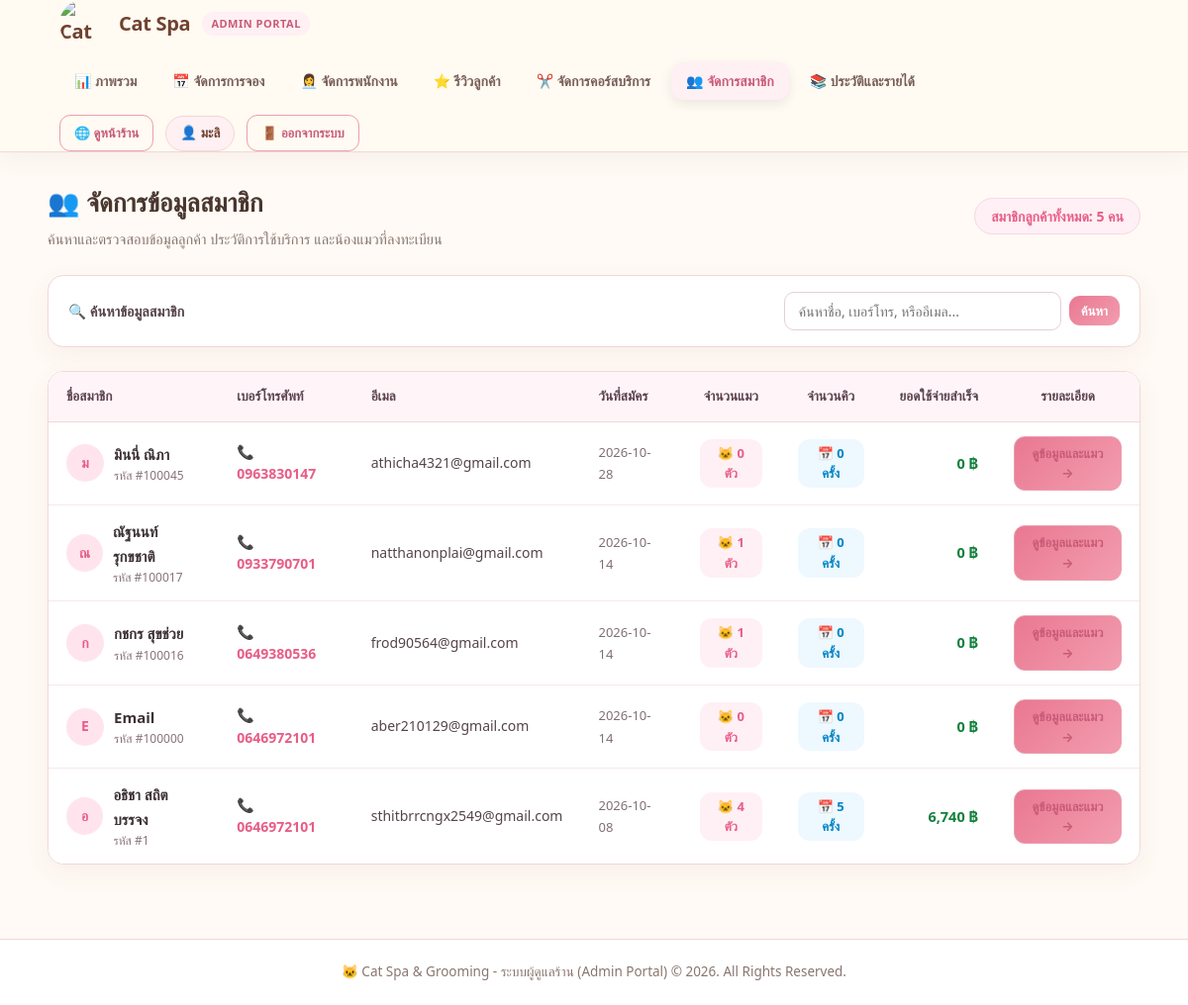
The page /admin/members (signed in) on the database its author committed.
### tables this page shows
CREATE TABLE users (

            user_id INTEGER PRIMARY KEY AUTOINCREMENT,

            name TEXT NOT NULL,

            email TEXT NOT NULL UNIQUE,

            phone TEXT NOT NULL,

            password TEXT NOT NULL,

            role TEXT DEFAULT 'customer',

            created_at TIMESTAMP DEFAULT CURRENT_TIMESTAMP

        , terms_accepted_at TEXT, terms_version TEXT, privacy_acknowledged_at TEXT, privacy_version TEXT);

### app.py (the view)
@app.route("/admin/members")
@admin_required
def admin_members():
    keyword = request.args.get("q", "").strip()
    connection = get_db_connection()
    members = connection.execute("""
        SELECT
            u.user_id,
            u.name,
            u.email,
            u.phone,
            u.created_at,
            COUNT(DISTINCT c.cat_id) AS cat_count,
            COUNT(DISTINCT b.booking_id) AS booking_count,
            COALESCE(SUM(CASE WHEN b.status = 'เสร็จสิ้น' THEN b.price ELSE 0 END), 0) AS total_spent
        FROM users u
        LEFT JOIN cats c ON c.user_id = u.user_id
        LEFT JOIN bookings b ON b.user_id = u.user_id
        WHERE u.role = 'customer'
          AND (
              u.name LIKE ?
              OR u.email LIKE ?
              OR u.phone LIKE ?
          )
        GROUP BY u.user_id, u.name, u.email, u.phone, u.created_at
        ORDER BY u.user_id DESC

    """, (f"%{keyword}%", f"%{keyword}%", f"%{keyword}%")).fetchall()
    connection.close()
    return render_template("admin_members.html", members=members, keyword=keyword)

### app.py (called while the page is built, shortened)
def admin_required(view_function):
    @wraps(view_function)
    def wrapper(*args, **kwargs):
        if "user_id" not in session:
            return redirect(url_for("login"))
        if session.get("role") != "admin":
            flash("คุณไม่มีสิทธิ์เข้าถึงหน้านี้", "error")
            return redirect(url_for("dashboard"))
        return view_function(*args, **kwargs)
    return wrapper

@app.context_processor
def inject_notifications():
    return {
        "customer_notifications": [],
        "unread_notifications_count": 0,
        "urgent_notifications": [],
        "urgent_notifications_count": 0,
        "review_notifications": []
    }

### database.py (called while the page is built)
def get_db_connection():
    connection = sqlite3.connect(DATABASE)
    connection.row_factory = sqlite3.Row
    return connection

### templates/admin_members.html (shortened to what this page needs)
{% extends "admin_base.html" %}
{% block content %}
<div class="admin-page-header">
    <div class="page-title">
        <h1>👥 จัดการข้อมูลสมาชิก</h1>
        <p>ค้นหาและตรวจสอบข้อมูลลูกค้า ประวัติการใช้บริการ และน้องแมวที่ลงทะเบียน</p>
    </div>
    <div class="header-actions">
        <span style="font-size: 14px; font-weight: 700; color: #e85d87; background: #fff0f5; padding: 8px 16px; border-radius: 20px; border: 1px solid #f9d8e4;">
            สมาชิกลูกค้าทั้งหมด: {{ members|length }} คน
        </span>
    </div>
</div>
<div class="admin-filter-bar">
    <div style="font-weight: 700; font-size: 14.5px; color: #55444b;">
        🔍 ค้นหาข้อมูลสมาชิก
    </div>
    <form method="GET" action="{{ url_for('admin_members') }}" class="filter-search-form">
        <input type="text" name="q" value="{{ keyword }}" placeholder="ค้นหาชื่อ, เบอร์โทร, หรืออีเมล..." class="admin-input" style="width: 280px;">
        <button type="submit" class="admin-btn admin-btn-primary admin-btn-sm">
            ค้นหา
        </button>
    </form>
</div>
{% if members %}
    <div class="admin-card" style="padding: 0; overflow: hidden;">
        <div class="table-responsive" style="border: none; border-radius: 0;">
            <table class="admin-table">
                <thead>
                    <tr>
                        <th>ชื่อสมาชิก</th>
                        <th>เบอร์โทรศัพท์</th>
                        <th>อีเมล</th>
                        <th>วันที่สมัคร</th>
                        <th style="text-align: center;">จำนวนแมว</th>
                        <th style="text-align: center;">จำนวนคิว</th>
                        <th style="text-align: right;">ยอดใช้จ่ายสำเร็จ</th>
                        <th style="text-align: center;">รายละเอียด</th>
                    </tr>
                </thead>
                <tbody>
                    {% for m in members %}
                    <tr>
                        <td>
                            <div style="display: flex; align-items: center; gap: 10px;">
                                <div style="width: 38px; height: 38px; border-radius: 50%; background: #ffe4ee; color: #e85d87; display: flex; align-items: center; justify-content: center; font-weight: 700;">
                                    {{ m['name'][:1] }}
                                </div>
                                <div>
                                    <strong style="color: #3d3136; font-size: 15px;">{{ m['name'] }}</strong>
                                    <div style="font-size: 12px; color: #88727d;">รหัส #{{ m['user_id'] }}</div>
                                </div>
                            </div>
                        </td>
                        <td>
                            {% if m['phone'] %}
                                <a href="tel:{{ m['phone'] }}" style="color: #e85d87; text-decoration: none; font-weight: 600;">
                                    📞 {{ m['phone'] }}
                                </a>
                            {% else %}
                                -
                            {% endif %}
                        </td>
                        <td>
                            {% if m['email'] %}
                                <a href="mailto:{{ m['email'] }}" style="color: #55444b; text-decoration: none;">
                                    {{ m['email'] }}
                                </a>
                            {% else %}
                                -
                            {% endif %}
                        </td>
                        <td>
                            <span style="font-size: 13px; color: #7f6e76;">{{ m['created_at'][:10] if m['created_at'] else '-' }}</span>
                        </td>
                        <td style="text-align: center;">
                            <span style="display: inline-block; padding: 4px 10px; border-radius: 12px; background: #fff0f5; color: #e85d87; font-weight: 700; font-size: 13px;">
                                🐱 {{ m['cat_count'] }} ตัว
                            </span>
                        </td>
                        <td style="text-align: center;">
                            <span style="display: inline-block; padding: 4px 10px; border-radius: 12px; background: #eef8ff; color: #0284c7; font-weight: 700; font-size: 13px;">
                                📅 {{ m['booking_count'] }} ครั้ง
                            </span>
                        </td>
                        <td style="text-align: right;">
                            <strong style="color: #15803d; font-size: 14.5px;">
                                {{ "{:,}".format(m['total_spent'] or 0) }} ฿
                            </strong>
                        </td>
                        <td style="text-align: center;">
                            <a href="{{ url_for('admin_member_detail', user_id=m['user_id']) }}" class="admin-btn admin-btn-outline-primary admin-btn-sm">
                                ดูข้อมูลและแมว →
                            </a>
                        </td>
                    </tr>
                    {% endfor %}
                </tbody>
            </table>
        </div>
    </div>
{% endif %}
{% endblock %}

### static/css/admin.css (style rules this page uses)
:root { --admin-primary: #e85d87; --admin-primary-dark: #d2436f; --admin-primary-light: #fef0f4; --admin-text-main: #3d3136; --admin-text-muted: #7f6e76; --admin-border: #f2dfe6; --admin-card-bg: #ffffff; --admin-body-bg: #fcf8fa; --admin-radius: 18px; --admin-shadow: 0 8px 24px rgba(216, 75, 119, 0.06); --admin-shadow-hover: 0 12px 32px rgba(216, 75, 119, 0.12); --status-pending-bg: #fff8e6; --status-pending-text: #946200; --status-pending-border: #ffe8a3; --status-confirmed-bg: #eafaf1; --status-confirmed-text: #147a46; --status-confirmed-border: #bbf0d0; --status-completed-bg: #e8f4fd; --status-completed-text: #0d6efd; --status-completed-border: #b8dcfe; --status-rejected-bg: #fef0f0; --status-rejected-text: #cf222e; --status-rejected-border: #fbc8cb; }
* { box-sizing: border-box; margin: 0; padding: 0; }
body.admin-body { font-family: "Segoe UI", -apple-system, BlinkMacSystemFont, Tahoma, sans-serif; background-color: var(--admin-body-bg); color: var(--admin-text-main); line-height: 1.6; min-height: 100vh; display: flex; flex-direction: column; }
.admin-page-header { display: flex; justify-content: space-between; align-items: center; margin-bottom: 25px; flex-wrap: wrap; gap: 15px; }
.admin-page-header .page-title h1 { font-size: 26px; font-weight: 800; color: var(--admin-text-main); display: flex; align-items: center; gap: 10px; }
.admin-page-header .page-title p { color: var(--admin-text-muted); font-size: 14.5px; margin-top: 4px; }
.admin-card { background: var(--admin-card-bg); border: 1px solid var(--admin-border); border-radius: var(--admin-radius); padding: 28px; box-shadow: var(--admin-shadow); margin-bottom: 25px; }
.admin-filter-bar { background: white; border: 1px solid var(--admin-border); border-radius: 16px; padding: 16px 20px; margin-bottom: 24px; display: flex; align-items: center; justify-content: space-between; flex-wrap: wrap; gap: 14px; box-shadow: var(--admin-shadow); }
.filter-search-form { display: flex; align-items: center; gap: 8px; flex-wrap: wrap; }
.admin-input, .filter-search-form input, .filter-search-form select { padding: 9px 14px; border: 1px solid #e5cfd8; border-radius: 10px; font-size: 14px; color: var(--admin-text-main); outline: none; transition: border-color 0.2s; font-family: inherit; background: white; }
.admin-btn { padding: 9px 18px; border-radius: 10px; border: none; font-size: 14px; font-weight: 700; cursor: pointer; font-family: inherit; text-decoration: none; display: inline-flex; align-items: center; gap: 6px; transition: all 0.2s ease; }
.admin-btn-primary { background: var(--admin-primary); color: white; }
.admin-btn-outline-primary { background: white; color: var(--admin-primary); border: 1px solid var(--admin-primary); }
.admin-btn-sm { padding: 6px 12px; font-size: 13px; border-radius: 8px; }
.table-responsive { overflow-x: auto; border-radius: 14px; border: 1px solid var(--admin-border); }
.admin-table { width: 100%; border-collapse: collapse; background: white; text-align: left; }
.admin-table th { background: #fff5f8; color: #5c434f; font-size: 13.5px; font-weight: 700; padding: 14px 18px; border-bottom: 1.5px solid var(--admin-border); white-space: nowrap; }
.admin-table td { padding: 14px 18px; border-bottom: 1px solid #f7e8ee; font-size: 14px; color: var(--admin-text-main); vertical-align: middle; }
.admin-table tr:last-child td { border-bottom: none; }
:root { --admin-primary: #e97891; --admin-primary-dark: #c95b78; --admin-primary-light: #fff0f3; --admin-text-main: #49362f; --admin-text-muted: #89766f; --admin-border: #f0d9d6; --admin-card-bg: #fffdfb; --admin-body-bg: #fffaf5; --admin-radius: 18px; --admin-shadow: 0 12px 30px rgba(151, 92, 85, .09); }
body.admin-body { background: #fffaf5; color: #49362f; }
.admin-btn, .admin-btn-primary { background: linear-gradient(135deg,#e97891,#f39db0); border-color: transparent; color: #fff; border-radius: 11px; }
.admin-btn-outline, .admin-btn-outline-primary { border-color: #e9a0af; color: #c95b78; border-radius: 11px; }
.admin-card, .stat-card, .admin-panel, .admin-table-wrapper, .admin-filter-bar, .booking-card, .member-card, .service-admin-card { border-color: #f0d9d6; border-radius: 16px; box-shadow: 0 8px 24px rgba(151,92,85,.07); }
.admin-card, .stat-card, .admin-panel, .admin-table-wrapper, .admin-filter-bar { background: #fff; }
.admin-page-header h1, .page-title h1 { color: #70422f; }
.admin-input, .admin-select, .admin-textarea { background: #fffdfb; border: 1px solid #f0d9d6; border-radius: 10px; }

### rows shown on the page
users: name "ม", name "มินนี่ ณิภา", user_id "100045", phone "0963830147", email "athicha4321@gmail.com", created_at "2026-10-28", cat_count "0", booking_count "0", m "0"
users: name "ณ", name "ณัฐนนท์ รุกขชาติ", user_id "100017", phone "0933790701", email "natthanonplai@gmail.com", created_at "2026-10-14", cat_count "1", booking_count "0", m "0"
users: name "ก", name "กชกร สุขช่วย", user_id "100016", phone "0649380536", email "frod90564@gmail.com", created_at "2026-10-14", cat_count "1", booking_count "0", m "0"
users: name "E", name "Email", user_id "100000", phone "0646972101", email "aber210129@gmail.com", created_at "2026-10-14", cat_count "0", booking_count "0", m "0"
users: name "อ", name "อธิชา สถิตบรรจง", user_id "1", phone "0646972101", email "sthitbrrcngx2549@gmail.com", created_at "2026-10-08", cat_count "4", booking_count "5", m "6,740"

### other values the page prints
{{ session.get('name', 'Admin') }} "มะลิ"
{{ members|length }} "5"
